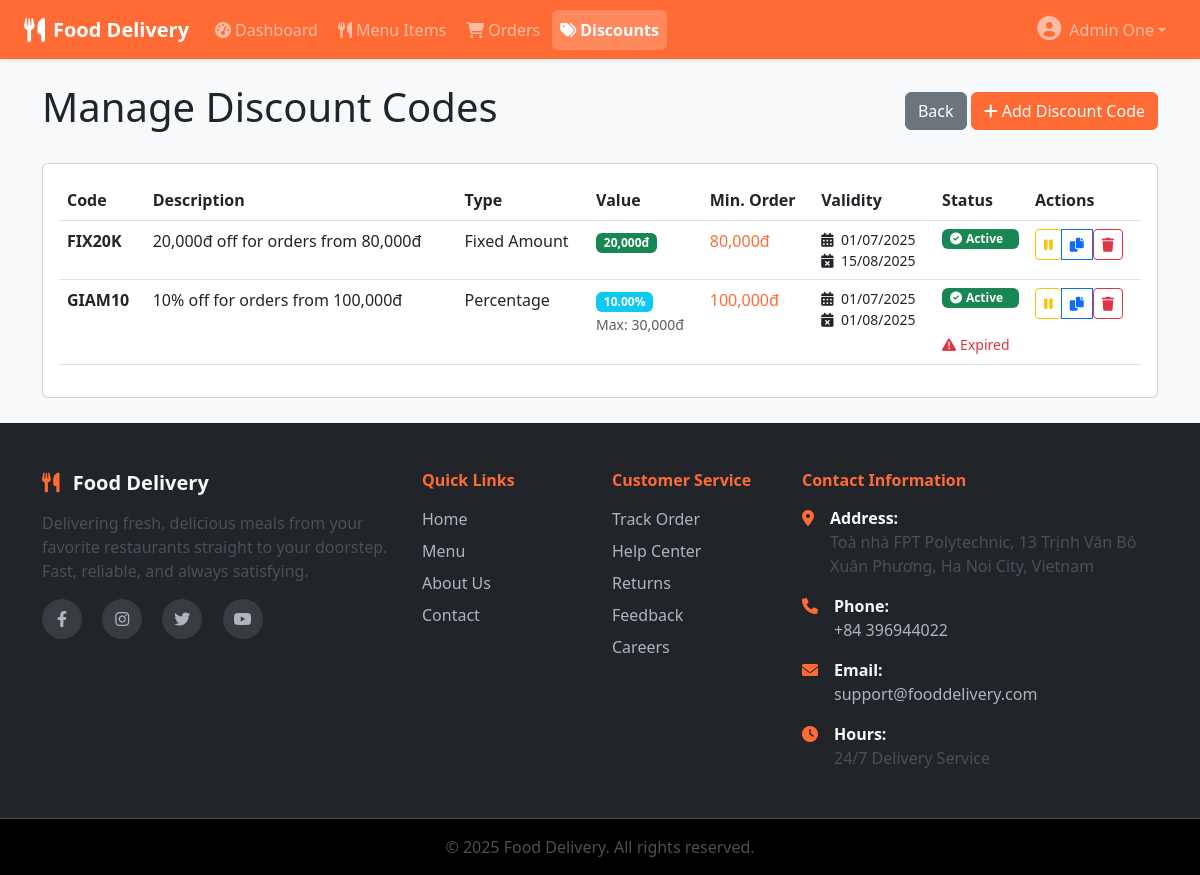
Screenshot of /admin/discounts.php (signed in) with the database file from the repository.
### tables this page shows
CREATE TABLE `discounts` (
  `discount_id` int(11) NOT NULL,
  `code` varchar(50) NOT NULL,
  `description` text DEFAULT NULL,
  `discount_type` enum('percent','fixed') DEFAULT 'percent',
  `discount_value` decimal(10,2) NOT NULL,
  `min_order` decimal(10,2) DEFAULT 0.00,
  `max_discount` decimal(10,2) DEFAULT NULL,
  `start_date` date DEFAULT NULL,
  `end_date` date DEFAULT NULL,
  `active` tinyint(1) DEFAULT 1
);

### admin/discounts.php (the view, shortened to what this page needs)
<?php
include '../includes/header.php';
$query = "SELECT * FROM discounts ORDER BY discount_id DESC";
$stmt = $db->prepare($query);
$stmt->execute();
$discounts = $stmt->fetchAll(PDO::FETCH_ASSOC);
?>
<div class="container my-4">
    <div class="d-flex justify-content-between align-items-center mb-4">
        <h1>Manage Discount Codes</h1>
        <div>
            <a href="index.php" class="btn btn-secondary">Back</a>
            <button type="button" class="btn btn-primary" data-bs-toggle="modal" data-bs-target="#addDiscountModal">
                <i class="fas fa-plus me-1"></i>Add Discount Code
            </button>
        </div>
    </div>
    <div class="card">
        <div class="card-body">
            <div class="table-responsive">
                <table class="table table-hover">
                    <thead>
                        <tr>
                            <th>Code</th>
                            <th>Description</th>
                            <th>Type</th>
                            <th>Value</th>
                            <th>Min. Order</th>
                            <th>Validity</th>
                            <th>Status</th>
                            <th>Actions</th>
                        </tr>
                    </thead>
                    <tbody>
                        <?php foreach ($discounts as $discount): ?>
                        <tr>
                            <td><strong><?php echo htmlspecialchars($discount['code']); ?></strong></td>
                            <td><?php echo htmlspecialchars($discount['description']); ?></td>
                            <td>
                                <?php echo $discount['discount_type'] == 'percent' ? 'Percentage' : 'Fixed Amount'; ?>
                            </td>
                            <td>
                                <?php
                                if ($discount['discount_type'] == 'percent') {
                                    echo '<span class="badge bg-info">' . $discount['discount_value'] . '%</span>';
                                    if ($discount['max_discount']) {
                                        echo '<br><small class="text-muted">Max: ' . number_format($discount['max_discount']) . 'đ</small>';
                                    }
                                } else {
                                    echo '<span class="badge bg-success">' . number_format($discount['discount_value']) . 'đ</span>';
                                }
                                ?>
                            </td>
                            <td>
                                <?php if ($discount['min_order'] > 0): ?>
                                    <span class="text-primary"><?php echo number_format($discount['min_order']); ?>đ</span>
                                <?php else: ?>
                                    <span class="text-muted">Not required</span>
                                <?php endif; ?>
                            </td>
                            <td>
                                <?php if ($discount['start_date'] || $discount['end_date']): ?>
                                    <div class="d-flex flex-column">
                                        <small>
                                            <i class="fas fa-calendar-alt me-1"></i>
                                            <?php echo $discount['start_date'] ? date('d/m/Y', strtotime($discount['start_date'])) : '∞'; ?>
                                        </small>
                                        <small>
                                            <i class="fas fa-calendar-times me-1"></i>
                                            <?php echo $discount['end_date'] ? date('d/m/Y', strtotime($discount['end_date'])) : '∞'; ?>
                                        </small>
                                    </div>
                                <?php else: ?>
                                    <span class="text-success">
                                        <i class="fas fa-infinity me-1"></i>Unlimited
                                    </span>
                                <?php endif; ?>
                            </td>
                            <td>
                                <span class="badge bg-<?php echo $discount['active'] ? 'success' : 'danger'; ?> d-flex align-items-center">
                                    <i class="fas fa-<?php echo $discount['active'] ? 'check-circle' : 'times-circle'; ?> me-1"></i>
                                    <?php echo $discount['active'] ? 'Active' : 'Inactive'; ?>
                                </span>
                                <?php
                                $now = new DateTime();
                                $end_date = $discount['end_date'] ? new DateTime($discount['end_date']) : null;
                                if ($end_date && $end_date < $now): ?>
                                    <br><small class="text-danger">
                                        <i class="fas fa-exclamation-triangle me-1"></i>Expired
                                    </small>
                                <?php endif; ?>
                            </td>
                            <td>
                                <div class="btn-group" role="group">
                                    <form method="POST" class="d-inline">
                                        <button type="submit" name="toggle_status"
                                                class="btn btn-sm btn-outline-<?php echo $discount['active'] ? 'warning' : 'success'; ?>"
                                                title="<?php echo $discount['active'] ? 'Deactivate' : 'Activate'; ?>">
                                            <i class="fas fa-<?php echo $discount['active'] ? 'pause' : 'play'; ?>"></i>
                                        </button>
                                    </form>
                                    <button type="button" class="btn btn-sm btn-outline-primary"
                                            onclick="copyDiscountCode('<?php echo $discount['code']; ?>')"
                                            title="Copy Code">
                                        <i class="fas fa-copy"></i>
                                    </button>
                                    <form method="POST" class="d-inline" onsubmit="return confirm('Are you sure you want to delete this discount code?')">
                                        <button type="submit" name="delete_discount" class="btn btn-sm btn-outline-danger"
                                                title="Delete discount code">
                                            <i class="fas fa-trash"></i>
                                        </button>
                                    </form>
                                </div>
                            </td>
                        </tr>
                        <?php endforeach; ?>
                    </tbody>
                </table>
            </div>
        </div>
    </div>
</div>
<?php include '../includes/footer.php'; ?>

### includes/header.php (style rules this page uses)
:root { --primary-color: #ff6b35; --primary-dark: #e55a2b; --secondary-color: #ffa726; --bs-primary: #ff6b35; --bs-primary-rgb: 255, 107, 53; }
.btn-primary { background-color: var(--primary-color); border-color: var(--primary-color); }
.text-primary { color: var(--primary-color) !important; }
.card { transition: transform 0.2s; }
html, body { height: 100%; }
body { display: flex; flex-direction: column; }

### rows the page displays
discounts: code "FIX20K", description "20,000đ off for orders from 80,000đ", discount_type "Fixed Amount", discount_value "20,000", min_order "80,000", start_date "01/07/2025", end_date "15/08/2025", active 1 (drawn)
discounts: code "GIAM10", description "10% off for orders from 100,000đ", discount_type "Percentage", discount_value "10.00", max_discount "30,000", min_order "100,000", start_date "01/07/2025", end_date "01/08/2025", active 1 (drawn), shows "Expired"

### other values shown
$_SESSION['full_name'] "Admin One"
